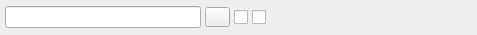
<?xml version="1.0" encoding="UTF-8"?>
<ui version="4.0">
 <class>SearchBar</class>
 <widget class="QWidget" name="SearchBar">
  <property name="enabled">
   <bool>true</bool>
  </property>
  <property name="geometry">
   <rect>
    <x>0</x>
    <y>0</y>
    <width>477</width>
    <height>35</height>
   </rect>
  </property>
  <property name="sizePolicy">
   <sizepolicy hsizetype="Preferred" vsizetype="Fixed">
    <horstretch>0</horstretch>
    <verstretch>0</verstretch>
   </sizepolicy>
  </property>
  <property name="minimumSize">
   <size>
    <width>0</width>
    <height>35</height>
   </size>
  </property>
  <property name="maximumSize">
   <size>
    <width>16777215</width>
    <height>35</height>
   </size>
  </property>
  <property name="windowTitle">
   <string/>
  </property>
  <property name="toolTip">
   <string>Search Bar</string>
  </property>
  <property name="autoFillBackground">
   <bool>true</bool>
  </property>
  <layout class="QHBoxLayout" name="horizontalLayout">
   <property name="spacing">
    <number>4</number>
   </property>
   <property name="sizeConstraint">
    <enum>QLayout::SetMinimumSize</enum>
   </property>
   <property name="leftMargin">
    <number>5</number>
   </property>
   <property name="topMargin">
    <number>1</number>
   </property>
   <property name="rightMargin">
    <number>5</number>
   </property>
   <property name="bottomMargin">
    <number>1</number>
   </property>
   <item>
    <widget class="QLineEdit" name="lineEdit">
     <property name="minimumSize">
      <size>
       <width>100</width>
       <height>0</height>
      </size>
     </property>
    </widget>
   </item>
   <item>
    <widget class="QPushButton" name="findBtn">
     <property name="minimumSize">
      <size>
       <width>25</width>
       <height>20</height>
      </size>
     </property>
     <property name="maximumSize">
      <size>
       <width>25</width>
       <height>20</height>
      </size>
     </property>
     <property name="text">
      <string/>
     </property>
     <property name="icon">
      <iconset resource="../resources.qrc">
       <normaloff>:/res/icon/search.png</normaloff>:/res/icon/search.png</iconset>
     </property>
     <property name="iconSize">
      <size>
       <width>16</width>
       <height>16</height>
      </size>
     </property>
    </widget>
   </item>
   <item>
    <widget class="QCheckBox" name="chkCase">
     <property name="font">
      <font>
       <weight>50</weight>
       <bold>false</bold>
      </font>
     </property>
     <property name="text">
      <string/>
     </property>
     <property name="icon">
      <iconset resource="../resources.qrc">
       <normaloff>:/res/icon/case.png</normaloff>:/res/icon/case.png</iconset>
     </property>
    </widget>
   </item>
   <item>
    <widget class="QCheckBox" name="chkRegx">
     <property name="font">
      <font>
       <weight>50</weight>
       <bold>false</bold>
      </font>
     </property>
     <property name="text">
      <string/>
     </property>
     <property name="icon">
      <iconset resource="../resources.qrc">
       <normaloff>:/res/icon/reg.png</normaloff>:/res/icon/reg.png</iconset>
     </property>
    </widget>
   </item>
   <item>
    <widget class="QLabel" name="info">
     <property name="font">
      <font>
       <weight>75</weight>
       <bold>true</bold>
      </font>
     </property>
     <property name="text">
      <string/>
     </property>
    </widget>
   </item>
   <item>
    <spacer name="horizontalSpacer">
     <property name="orientation">
      <enum>Qt::Horizontal</enum>
     </property>
     <property name="sizeHint" stdset="0">
      <size>
       <width>40</width>
       <height>20</height>
      </size>
     </property>
    </spacer>
   </item>
  </layout>
 </widget>
 <resources>
  <include location="../resources.qrc"/>
 </resources>
 <connections/>
</ui>
